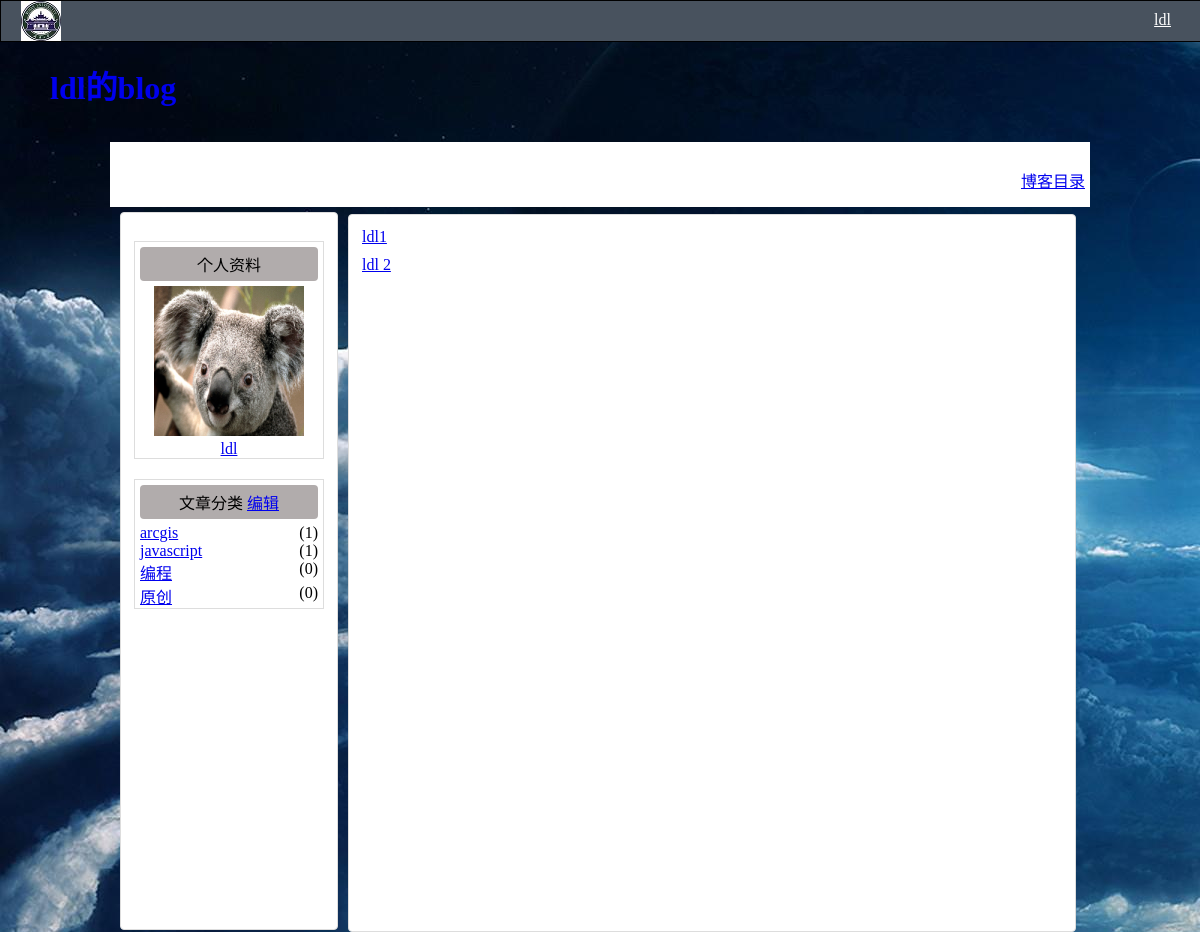
Before: /blog/1 with the older database file.
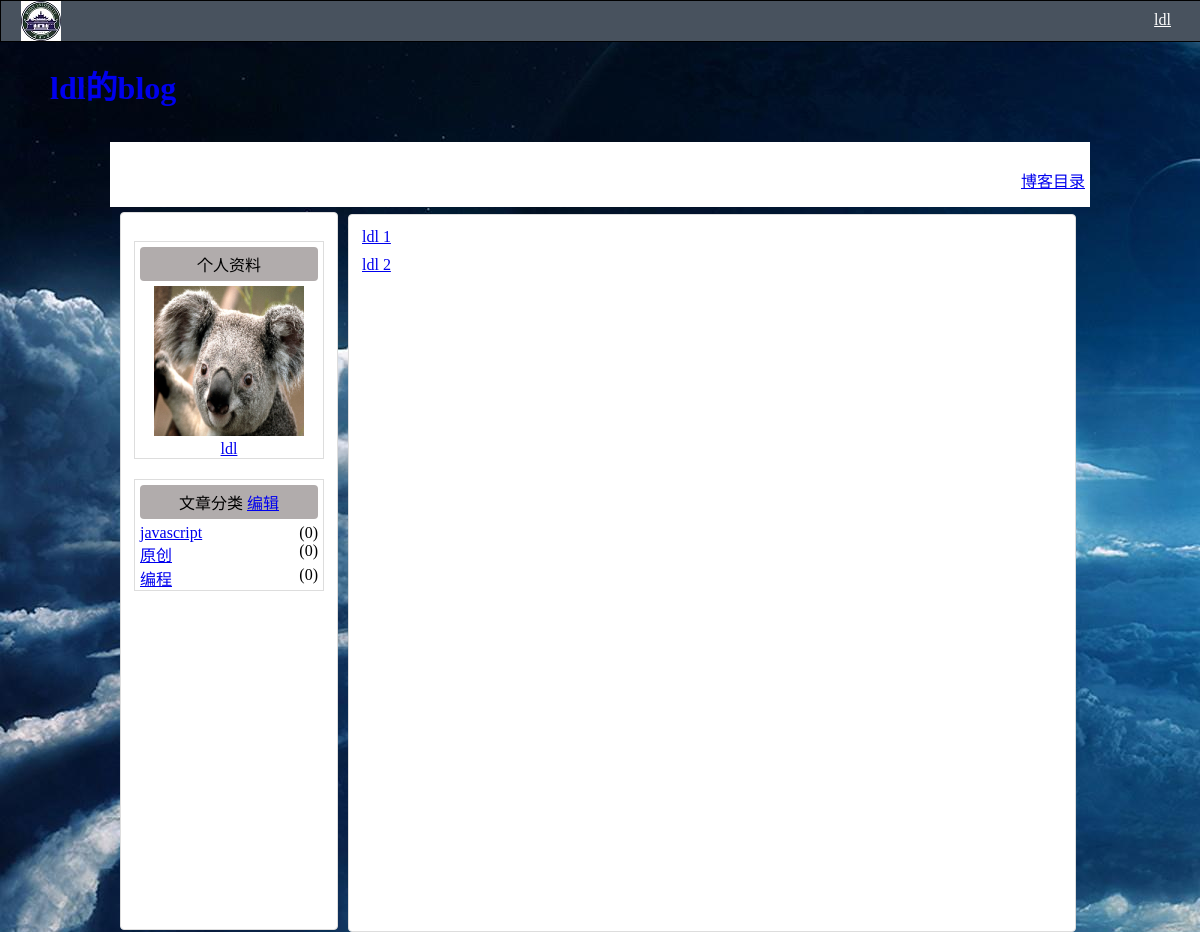
After: the same page with the newer database file.
### blog/models.py (models this page shows, shortened)
class BlogCategory(models.Model):
      userID=models.CharField(max_length=30)
      name=models.CharField(max_length=30,primary_key=True)
      num=models.IntegerField(max_length=10,default="0")

class BlogTable1(models.Model):
      userID=models.CharField(max_length=10)
      userName=models.CharField(max_length=30)
      title=models.CharField(max_length=150)
      body=models.TextField()
      category=models.ForeignKey(BlogCategory)
      tag=models.CharField(max_length=100)
      timestamp=models.DateTimeField()

### blog/views.py (the view)
# urls.py: url(r'^(\d+)$',bloglist),
def bloglist(request,index):
    post=BlogTable1.objects.filter(userID=index)
    category=BlogCategory.objects.filter(userID=index)
    username=User.objects.get(id=index).name
    categorynum=category.count()
    t=loader.get_template("bloglist.html")
    if 'userID' in request.session:
        if str(request.session['userID'])==index:
            c=Context({'posts':post,'userName':username,'userID':request.session['userID'],'category':category,'logined':'true'})
            return HttpResponse(t.render(c))
        else:
            c=Context({'posts':post,'userName':username,'category':category,'userID':index})
            return HttpResponse(t.render(c))
    else:
        c=Context({'posts':post,'userName':username,'category':category,'userID':index})
        return HttpResponse(t.render(c))

### blog/templates/bloglist.html (shortened to what this page needs)
{% extends "base.html" %}
   {%block nav%}
   <ul class="nav">
      <li id='btlist' class='navli'>
         <a href='/blog/{{userID}}'>博客目录</a>
      </li>
      {%if logined %}
         <li id='btmanage' class='navli'>
            <a href='/blog/{{userID}}/articlemanage'>管理博客</a>
         </li>
         <li id='btedit' class="navli">
            <a href="/blog/{{userID}}/edit">发表新博客</a>
         </li>
         </ul>
     {% else%}
         </ul>
     {%endif%}
  {%endblock%}
   {%block content %}
      {%for post in posts %}
         <div class="blogtitle"><div align="left"><a href="/blog/{{post.userID}}/article/{{post.id}}">{{post.title}}</a></div></div>
      {% endfor %}
    {% endblock %}
    {%block categorydiv%}
          {%for cate in category %}
               <div><a href="/blog/{{cate.userID}}/category/{{cate.name}}">{{cate.name}}</a><span>({{cate.num}})</span></div>
          {% endfor %}
    {% endblock %}

Changed rows visible on the page:
no longer on this page (row edited): BlogCategory: name "arcgis", num "1"
changed BlogCategory "javascript": num "1" → "0"
shown differently, row unchanged: BlogCategory "原创": moves up the list
changed BlogTable1: title "ldl1" → "ldl 1"
